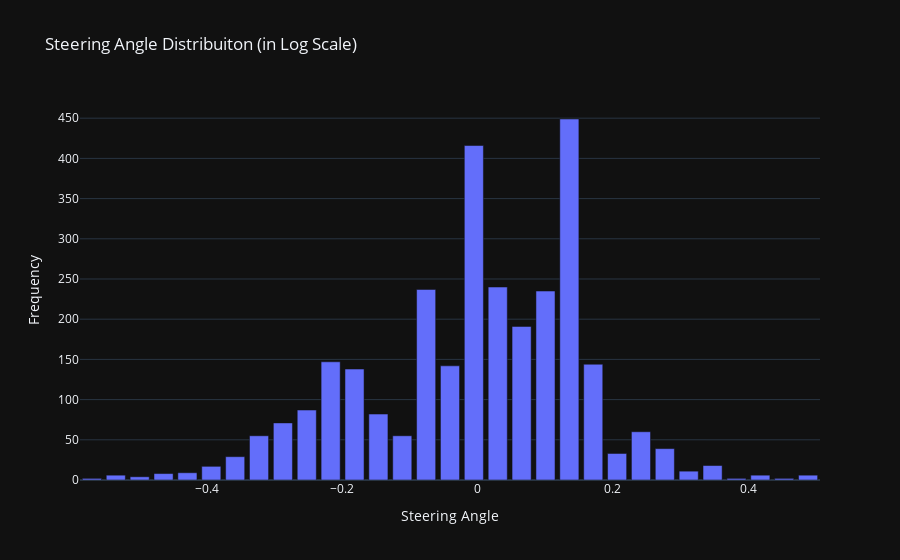

The notebook cell saved with this chart:
### Markdown cell above
###  Histogram

### Code cell
nbins         = 31        # Has to be an odd number so we have zero at the center
freq, bins    = np.histogram(y_train, bins=nbins)

"""
Centered bins: 
    This creates a Bin with zero value for the center 
    (wich is what we expect from most of the driving input)
"""
cbins = (bins[:-1] + bins[1:])*0.5     

fig = px.bar(x        = cbins, 
             y        = freq, 
             labels   = {'x' : 'Steering Angle', 'y' : 'Frequency '}, 
             title    = "Steering Angle Distribuiton (in Log Scale)",
             template ="plotly_dark",
             log_y    = False) #True

fig.show()

### Figure 1 — Plotly figure (JSON) as saved in the notebook; plotly's stock layout.template omitted (floating-point values rounded to 4 significant figures)
{"data": [{"alignmentgroup": "True", "hovertemplate": "Steering Angle=%{x}<br>Frequency =%{y}<extra></extra>", "legendgroup": "", "marker": {"color": "#636efa", "pattern": {"shape": ""}}, "name": "", "offsetgroup": "", "orientation": "v", "showlegend": false, "textposition": "auto", "type": "bar", "x": [-0.5704, -0.5351, -0.4998, -0.4645, -0.4292, -0.3939, -0.3586, -0.3233, -0.288, -0.2528, -0.2175, -0.1822, -0.1469, -0.1116, -0.07625, -0.04096, -0.005657, 0.02964, 0.06494, 0.1002, 0.1355, 0.1708, 0.2061, 0.2414, 0.2767, 0.312, 0.3473, 0.3826, 0.4179, 0.4532, 0.4885], "xaxis": "x", "y": [2, 6, 4, 8, 9, 17, 29, 55, 71, 87, 147, 138, 82, 55, 237, 142, 416, 240, 191, 235, 449, 144, 33, 60, 39, 11, 18, 2, 6, 2, 6], "yaxis": "y"}], "layout": {"barmode": "relative", "legend": {"tracegroupgap": 0}, "title": {"text": "Steering Angle Distribuiton (in Log Scale)"}, "xaxis": {"anchor": "y", "domain": [0, 1], "title": {"text": "Steering Angle"}}, "yaxis": {"anchor": "x", "domain": [0, 1], "title": {"text": "Frequency "}}}}
